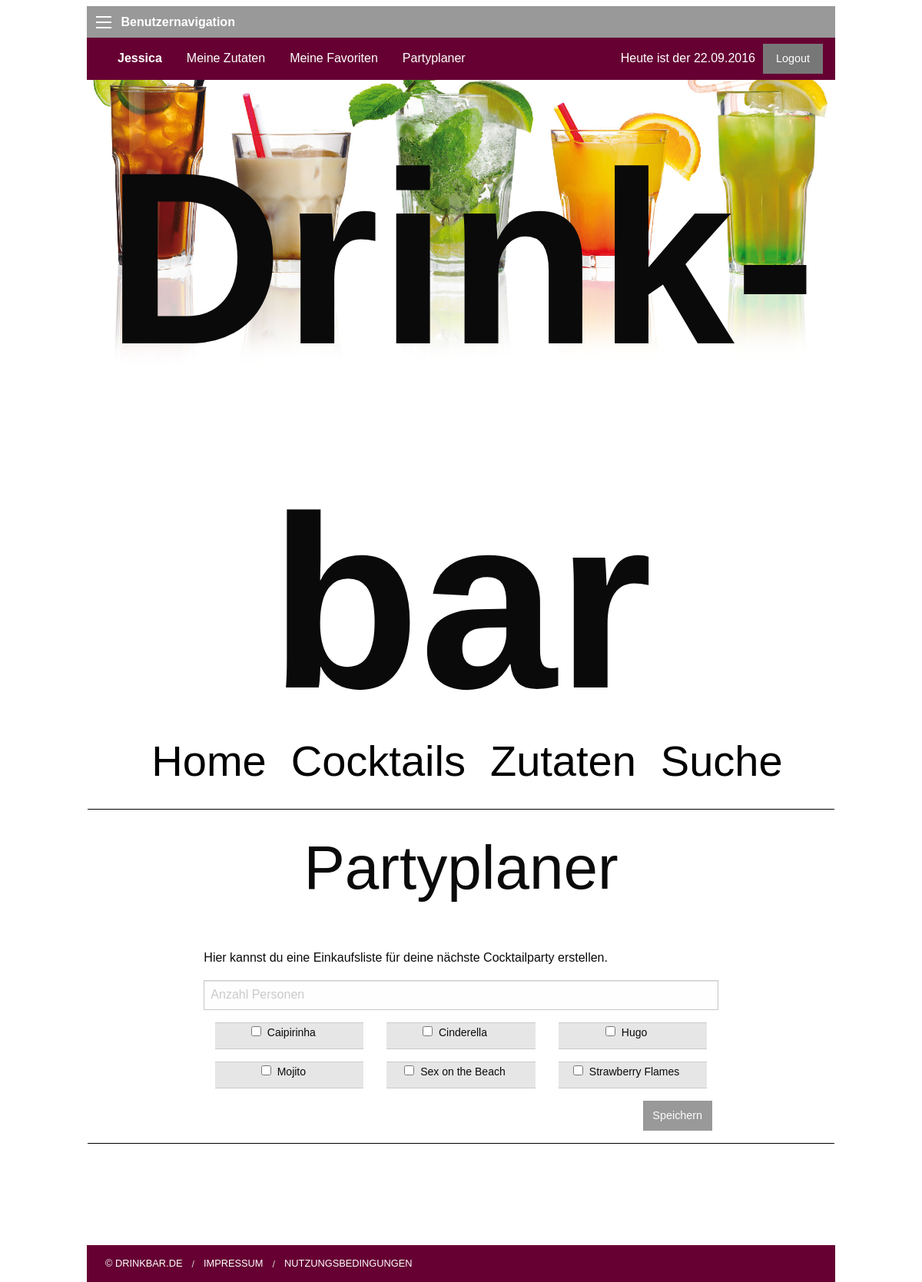
Page /profile.php?page=shopping (signed in) on the committed database.
### tables this page shows
CREATE TABLE IF NOT EXISTS `cocktail` (
  `ID` int(11) NOT NULL,
  `Cocktailname` varchar(100) NOT NULL,
  `Rezept` text NOT NULL,
  `Bemerkung` text NOT NULL,
  `Bild` varchar(255) NOT NULL
);

### web/profile.php (called while the page is built, shortened)
<?php
 $page = null;
 if(isset($_REQUEST['page']))
 {
 	$page = $_REQUEST['page'];
 }
 switch ($page)
 {
 	case 'shopping':
 		$view = "profile/shopping.php";
 		break;
 }
 require_once(LIBRARY_PATH . '/session.php');
 renderLayout($view, $variables);
?>

### src/Db.php (called while the page is built, shortened)
<?php
class Db {
	protected static $connection;
	public function connect()
	{
		if(!isset(self::$connection))
		{
			$config = parse_ini_file('../resources/config/config.ini');
			self::$connection = new mysqli($config['db_host'], $config['db_user'], $config['db_passwd'], $config['db_name']);
		}
		return self::$connection;
	}
	public function query($query)
	{
		$con = $this->connect();
		$result = $con->query($query);
		return $result;
	}
	public function select($query)
	{
		$rows = array();
		$result = $this->query($query);
		while ($row = $result->fetch_assoc())
		{
			$rows[] = $row;
		}
		return $rows;
	}
}

### resources/views/profile/shopping.php (the view, shortened to what this page needs)
<?php
require_once '../src/Db.php';
$db = new Db();
$anzahl = null;
$list = $db->select("SELECT c.* FROM Cocktail c ORDER BY Cocktailname");
?>
<main>
    <div class="row">
        <hr />
        <h5>Partyplaner</h5>
    </div>
    <div class="row">
 		<form action="" method="POST">
	    	<div class="small-12 large-8 large-offset-2">
		 		<p>Hier kannst du eine Einkaufsliste für deine nächste Cocktailparty erstellen.</p>
		 			<label>
			 			<input type="number" name="count" placeholder="Anzahl Personen" value="<?php echo $anzahl; ?>"/>
		 			</label>
		 	</div>
	    	<div class="small-12 large-8 large-offset-2">
	    			<?php
	    			foreach ($list as $cocktail)
	    			{
	    				$cName = $cocktail['Cocktailname'];
	    				$cId = $cocktail['ID'];
	    				$checked = "";
	    				echo "<div class=\"large-4 small-12 columns\">";
	    				echo "<div class=\"input-group\">";
	    				echo "<span class=\"input-group-label\" class=\"align-left\">";
	    				echo "<input id=\"chkbox_$cId\" type=\"checkbox\" name=\"cocktails[]\" value=\"$cId\" $checked><label for=\"chkbox_$cId\">$cName</label>";
	    				echo "</span> </div>";
	    				echo "</div>";
	    			}
	    			?>
	    			<div class="row">
					    <div class="large-12 columns">
					      <input type="submit" name="submit" class="button" value="Speichern" />
					    </div>
				  </div>
	    	</div>
    	</form>
    	<hr />
    </div>
</main>

### web/css/app.css (style rules this page uses)
* { font-family: "Hero", Helvetica, Verdana, sans-serif; -webkit-hyphens: auto; -moz-hyphens: auto; -ms-hyphens: auto; -o-hyphens: auto; hyphens: auto; }
h5 { font-family: "Canter", Helvetica, Verdana, sans-serif; font-size: 5rem; text-align: center; font-style: normal; margin-bottom:3rem; }
body, html { background-color: #fff; }
main { max-width: 70rem; width: 85%; margin: 0 auto; padding: 0.5rem; margin-bottom: 6rem; }
.button { background-color: #999999; }
hr { border: none; border-top: 1px solid black; margin-left: 1rem; margin-right: 1rem; margin-top: -1.8rem; }

### rows in the picture
cocktail: Cocktailname "Caipirinha"
cocktail: Cocktailname "Cinderella"
cocktail: Cocktailname "Hugo"
cocktail: Cocktailname "Mojito"
cocktail: Cocktailname "Sex on the Beach"
cocktail: Cocktailname "Strawberry Flames"

### other values in the picture
$username "Jessica"
